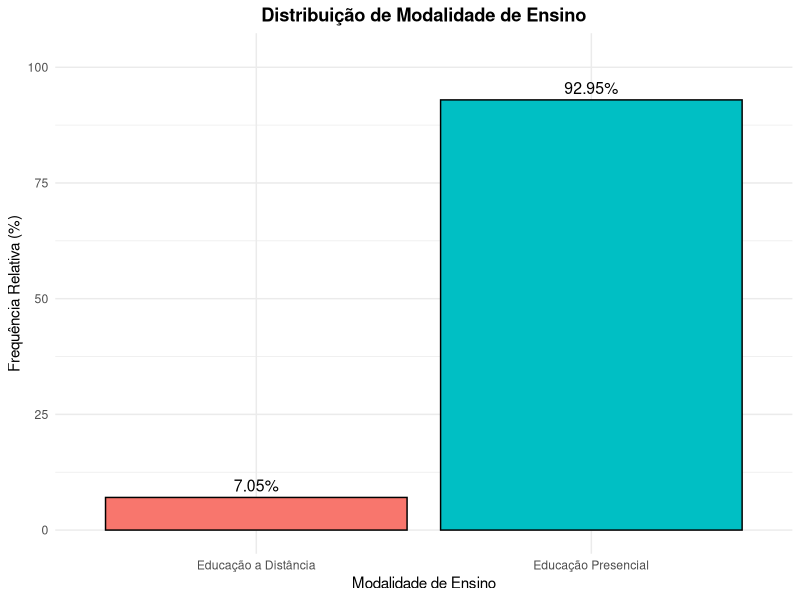
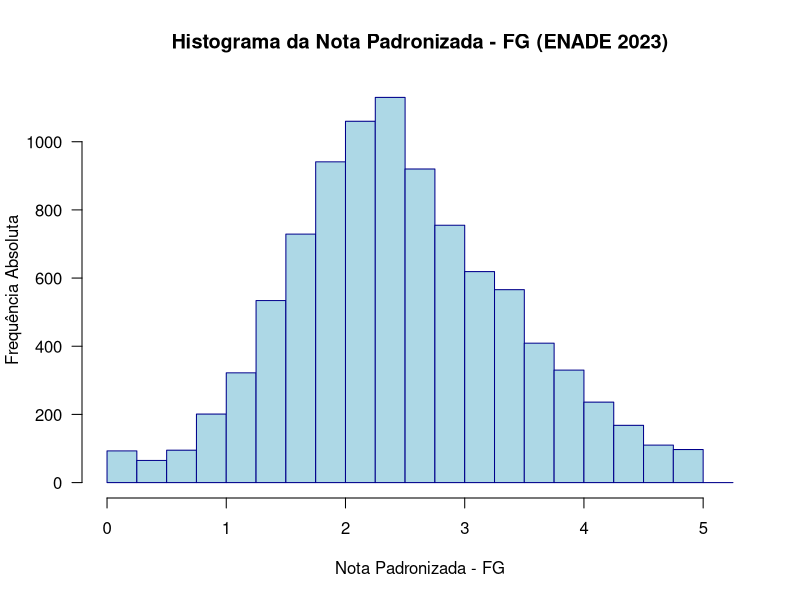
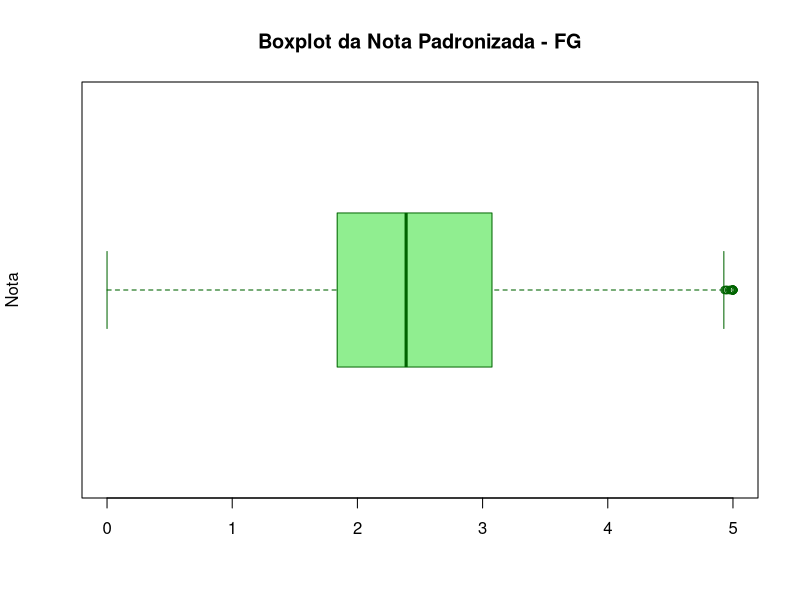

R code for these plots, in order: (Note: this script raises an error after producing the figures.)
## ---- chunk 1
knitr::opts_chunk$set(
  echo = FALSE, # se for no trabalho, deixar FALSE
  fig.align = "center",    # centraliza os gráficos - pode configurar a vontade
  out.width = "80%"       # define a largura como 80% da página  - pode configurar a vontade
  )

library(knitr)
library(kableExtra)
library(readxl)
library(dplyr)
library(ggplot2)
## ---- chunk 2
# 1. Carregamento dos dados: USANDO read_excel
# Caminho: Rmd em /Analises/, sobe para pasta mãe com ../ para acessar /Conjunto de Dados
dados <- read_excel(
  path = "../Conjunto de Dados/conceito_enade_2023.xlsx" 
  )
## ---- chunk 3
df_freq <- dados %>%
  # Conta a frequência absoluta (n) de cada modalidade
  count(`Modalidade de Ensino`, name = "Frequência Absoluta (n)") %>%

  # Cria a coluna de Frequência Relativa (%)
  mutate(
    `Frequência Relativa (%)` = (`Frequência Absoluta (n)` / sum(`Frequência Absoluta (n)`)) * 100
  ) %>%
  # Arredonda as colunas de percentual para 2 casas decimais
  mutate(across(starts_with("Frequência"), ~round(., 2)))

# Criação das variáveis para análise
n_maior <- max(dados$Freq.Abs) 
modalidade_maioria <- dados$`Modalidade de Ensino`[which.max(dados$Freq.Abs)]
perc_maior <- dados$Freq.Relativa[which.max(dados$Freq.Abs)]

# Diferença absoluta e percentual
diferenca_n <- abs(dados$Freq.Abs[1] - dados$Freq.Abs[2])
diferenca_perc <- abs(dados$Freq.Relativa[1] - dados$Freq.Relativa[2])

# Geração da tabela formatada
df_freq %>%
  kable(
    caption = "Figura X - Tabela de Frequências da Modalidade de Ensino",
    col.names = c("Modalidade", "Frequência Absoluta (n)", "Frequência Relativa (%)"),
    align = c('l', 'c', 'c')
  ) %>%
  kable_styling(
    bootstrap_options = "striped", 
    full_width = F,
    position = "center"
  )
## ---- chunk 4
# Geração do gráfico de barras
ggplot(df_freq, aes(x = `Modalidade de Ensino`, y = `Frequência Relativa (%)`, fill = `Modalidade de Ensino`)) +
  # Adiciona as barras
  geom_col(color = "black") +
  # Adiciona os rótulos de percentual nas barras
  geom_text(aes(label = paste0(`Frequência Relativa (%)`, "%")), 
            vjust = -0.5, size = 4) +
  # Personalização do tema e rótulos
  labs(
    title = "Distribuição de Modalidade de Ensino",
    x = "Modalidade de Ensino",
    y = "Frequência Relativa (%)",
    fill = "Modalidade"
  ) +
  # Configurações visuais adicionais
  theme_minimal() +
  theme(
    plot.title = element_text(hjust = 0.5, face = "bold"),
    legend.position = "none" 
  ) +
  scale_y_continuous(limits = c(0, max(df_freq$`Frequência Relativa (%)`)*1.1))
## ---- chunk 5
fg_nota <- dados$`Nota Padronizada - FG`

# Determinar o Número de Classes (k) e Amplitude (h) 
n <- length(fg_nota) 
k <- nclass.Sturges(fg_nota)
At <- max(fg_nota, na.rm = TRUE) - min(fg_nota, na.rm = TRUE)

h_ajustado <- 0.25 
k_ajustado <- ceiling(At / h_ajustado)

# Criação dos Intervalos de Classe ---

quebras <- seq(min(fg_nota, na.rm = TRUE), 
               max(fg_nota, na.rm = TRUE) + h_ajustado, 
               by = h_ajustado)

classes <- cut(fg_nota, 
               breaks = quebras, 
               right = FALSE, 
               include.lowest = TRUE,
               dig.lab = 4) 

## ---- chunk 6
# Histograma para a variável Nota Padronizada - FG, 
# usando as quebras de classe calculadas.
hist(fg_nota, 
     breaks = quebras,
     main = "Histograma da Nota Padronizada - FG (ENADE 2023)",
     xlab = "Nota Padronizada - FG",
     ylab = "Frequência Absoluta",
     col = "lightblue",
     border = "darkblue",
     las = 1 # Para fazer os rótulos do eixo Y horizontais
)
## ---- chunk 7
# Boxplot da Nota Padronizada - FG
boxplot(fg_nota, 
        main = "Boxplot da Nota Padronizada - FG",
        ylab = "Nota",
        col = "lightgreen",
        border = "darkgreen",
        las = 1,
        horizontal = TRUE 
)

Mediana <- round(medidas_separatrizes["Median"], 4)
Media <- round(medidas_separatrizes["Mean"], 4)
Q1 <- round(medidas_separatrizes["1st Qu."], 4)
Q3 <- round(medidas_separatrizes["3rd Qu."], 4)
Minimo <- round(medidas_separatrizes["Min."], 4)
Maximo <- round(medidas_separatrizes["Max."], 4)

# Cálculo e Inclusão do 90º Percentil (P90)
P90 <- round(quantile(fg_nota, 0.90, na.rm = TRUE), 4)
# Cálculo do Intervalo Interquartil (IIQ)
IIQ <- Q3 - Q1

medidas_separatrizes <- c(medidas_separatrizes, "90º Percentil" = p90)

# Exibir Tabela de Medidas Separatrizes
medidas_df <- as.data.frame(t(medidas_separatrizes))
colnames(medidas_df) <- c("Mínimo", "1º Quartil (Q1)", "Mediana (Q2)", "Média", "3º Quartil (Q3)", "Máximo", "90º Percentil (P90)")

knitr::kable(medidas_df, 
             caption = "Medidas Separatrizes da Nota Padronizada FG", 
             align = "c", 
             digits = 4)
## ---- chunk 8
# Seleção da Variável e Classes de Frequência
ce_nota <- dados$`Nota Padronizada - CE`

At <- max(ce_nota, na.rm = TRUE) - min(ce_nota, na.rm = TRUE)
h_ajustado <- 0.25 

# Criação dos Intervalos de Classe
quebras <- seq(min(ce_nota, na.rm = TRUE), 
               max(ce_nota, na.rm = TRUE) + h_ajustado, 
               by = h_ajustado)

classes_ce <- cut(ce_nota, 
               breaks = quebras, 
               right = FALSE, 
               include.lowest = TRUE,
               dig.lab = 4)
## ---- chunk 9
# Histograma 
hist(ce_nota, 
     breaks = quebras,
     main = "Histograma da Nota Padronizada - CE (Componente Específico)",
     xlab = "Nota Padronizada - CE",
     ylab = "Frequência Absoluta",
     col = "#FFA07A", # Cor salmão para diferenciação
     border = "#CD5C5C",
     las = 1
)
## ---- chunk 10
# Boxplot e Medidas Separatrizes ---
boxplot(ce_nota, 
        main = "Boxplot da Nota Padronizada - CE",
        ylab = "Nota",
        col = "#87CEFA", # Cor azul claro
        border = "#4682B4",
        las = 1,
        horizontal = TRUE 
)

# Cálculo das Medidas Separatrizes
medidas_separatrizes_ce <- summary(ce_nota, na.rm = TRUE)
p90_ce <- quantile(ce_nota, 0.90, na.rm = TRUE)
medidas_separatrizes_ce <- c(medidas_separatrizes_ce, "90º Percentil" = p90_ce)

medidas_df_ce <- as.data.frame(t(medidas_separatrizes_ce))
colnames(medidas_df_ce) <- c("Mínimo", "1º Quartil (Q1)", "Mediana (Q2)", "Média", "3º Quartil (Q3)", "Máximo", "90º Percentil (P90)")

knitr::kable(medidas_df_ce, 
             caption = "Medidas Separatrizes da Nota Padronizada CE", 
             align = "c", 
             digits = 4)
## ---- chunk 11
# Seleção da Variável e Classes de Frequência ---
enade_conceito <- dados$`Conceito Enade (Contínuo)`

At <- max(enade_conceito, na.rm = TRUE) - min(enade_conceito, na.rm = TRUE)
h_ajustado <- 0.25 

# Criação dos Intervalos de Classe
quebras <- seq(min(enade_conceito, na.rm = TRUE), 
               max(enade_conceito, na.rm = TRUE) + h_ajustado, 
               by = h_ajustado)

classes_enade <- cut(enade_conceito, 
               breaks = quebras, 
               right = FALSE, 
               include.lowest = TRUE,
               dig.lab = 4)
## ---- chunk 12
# Histograma
hist(enade_conceito, 
     breaks = quebras,
     main = "Histograma do Conceito Enade (Contínuo)",
     xlab = "Conceito Enade (Contínuo)",
     ylab = "Frequência Absoluta",
     col = "#B0E0E6", 
     border = "#4682B4",
     las = 1
)
## ---- chunk 13
# Boxplot e Medidas Separatrizes 
boxplot(enade_conceito, 
        main = "Boxplot do Conceito Enade (Contínuo)",
        ylab = "Conceito",
        col = "#90EE90", # Cor Light Green
        border = "#3CB371",
        las = 1,
        horizontal = TRUE 
)

# Cálculo das Medidas Separatrizes
medidas_separatrizes_enade <- summary(enade_conceito, na.rm = TRUE)
p90_enade <- quantile(enade_conceito, 0.90, na.rm = TRUE)
medidas_separatrizes_enade <- c(medidas_separatrizes_enade, "90º Percentil" = p90_enade)

medidas_df_enade <- as.data.frame(t(medidas_separatrizes_enade))
colnames(medidas_df_enade) <- c("Mínimo", "1º Quartil (Q1)", "Mediana (Q2)", "Média", "3º Quartil (Q3)", "Máximo", "90º Percentil (P90)")

knitr::kable(medidas_df_enade, 
             caption = "Medidas Separatrizes do Conceito Enade (Contínuo)", 
             align = "c", 
             digits = 4)
## ---- chunk 14
# Selecionar as variáveis de interesse
conceito_enade <- dados$`Conceito Enade (Contínuo)`
nota_fg <- dados$`Nota Padronizada - FG`

# Calcular o Coeficiente de Correlação
cor_conceito_fg <- cor(conceito_enade, nota_fg, use = "complete.obs")

# Gerar o Diagrama de Dispersão (Plot)
plot(conceito_enade, nota_fg,
     main = "Diagrama de Dispersão: Conceito Enade vs. Nota Padronizada FG",
     xlab = "Conceito Enade (Contínuo)", 
     ylab = "Nota Padronizada - FG",
     pch = 19, # Tipo de ponto
     col = "blue"
)

# Adicionar o valor da correlação ao gráfico
text(x = max(conceito_enade, na.rm = TRUE) * 0.75, 
     y = min(nota_fg, na.rm = TRUE) * 1.05, 
     labels = paste("r =", round(cor_conceito_fg, 4)), 
     col = "red", 
     cex = 1.2)

# Exibir o valor exato no RMarkdown
cat("Coeficiente de Correlação (r):", round(cor_conceito_fg, 4), "\n")
## ---- chunk 15
# Selecionar as variáveis de interesse
num_participantes <- dados$`Nº  de Concluintes Participantes`

# Calcular o Coeficiente de Correlação
cor_conceito_participantes <- cor(conceito_enade, num_participantes, use = "complete.obs")

# Gerar o Diagrama de Dispersão (Plot)
plot(conceito_enade, num_participantes,
     main = "Diagrama de Dispersão: Conceito Enade vs. Nº de Concluintes",
     xlab = "Conceito Enade (Contínuo)", 
     ylab = "Nº de Concluintes Participantes",
     pch = 19,
     col = "darkgreen"
)

# Adicionar o valor da correlação ao gráfico
text(x = max(conceito_enade, na.rm = TRUE) * 0.75, 
     y = max(num_participantes, na.rm = TRUE) * 0.8, 
     labels = paste("r =", round(cor_conceito_participantes, 4)), 
     col = "red", 
     cex = 1.2)

# Exibir o valor exato no RMarkdown
cat("Coeficiente de Correlação (r):", round(cor_conceito_participantes, 4), "\n")
## ---- chunk 16
# Seleção das Variáveis
Y <- dados$`Conceito Enade (Contínuo)`  # Variável Dependente
X <- dados$`Nota Padronizada - FG`     # Variável Independente

# Ajuste do Modelo de Regressão Linear Simples
ajuste_regressao <- lm(Y ~ X)

# Exibir os coeficientes estimados (b0 e b1)
print(ajuste_regressao)

# Obter o Resumo Completo do Modelo
resumo_modelo <- summary(ajuste_regressao)

# Exibir o resumo completo
print(resumo_modelo)

# Plotar o Diagrama de Dispersão com a Reta de Regressão ---
plot(X, Y,
     main = "Regressão Linear: Conceito Enade vs. Nota Padronizada FG",
     xlab = "Nota Padronizada - FG (X)", 
     ylab = "Conceito Enade (Y)",
     pch = 19, 
     col = "blue"
)

# Adicionar a reta de regressão ajustada ao gráfico
abline(ajuste_regressao, col = "red", lwd = 2) 

# Adicionar a equação da reta ao gráfico
b0 <- coef(ajuste_regressao)[1]
b1 <- coef(ajuste_regressao)[2]
eq_text <- paste0("Y = ", round(b0, 4), " + ", round(b1, 4), " * X")
text(x = min(X, na.rm = TRUE) * 1.1, 
     y = max(Y, na.rm = TRUE) * 0.9, 
     labels = eq_text, 
     col = "red", 
     cex = 1.2)
